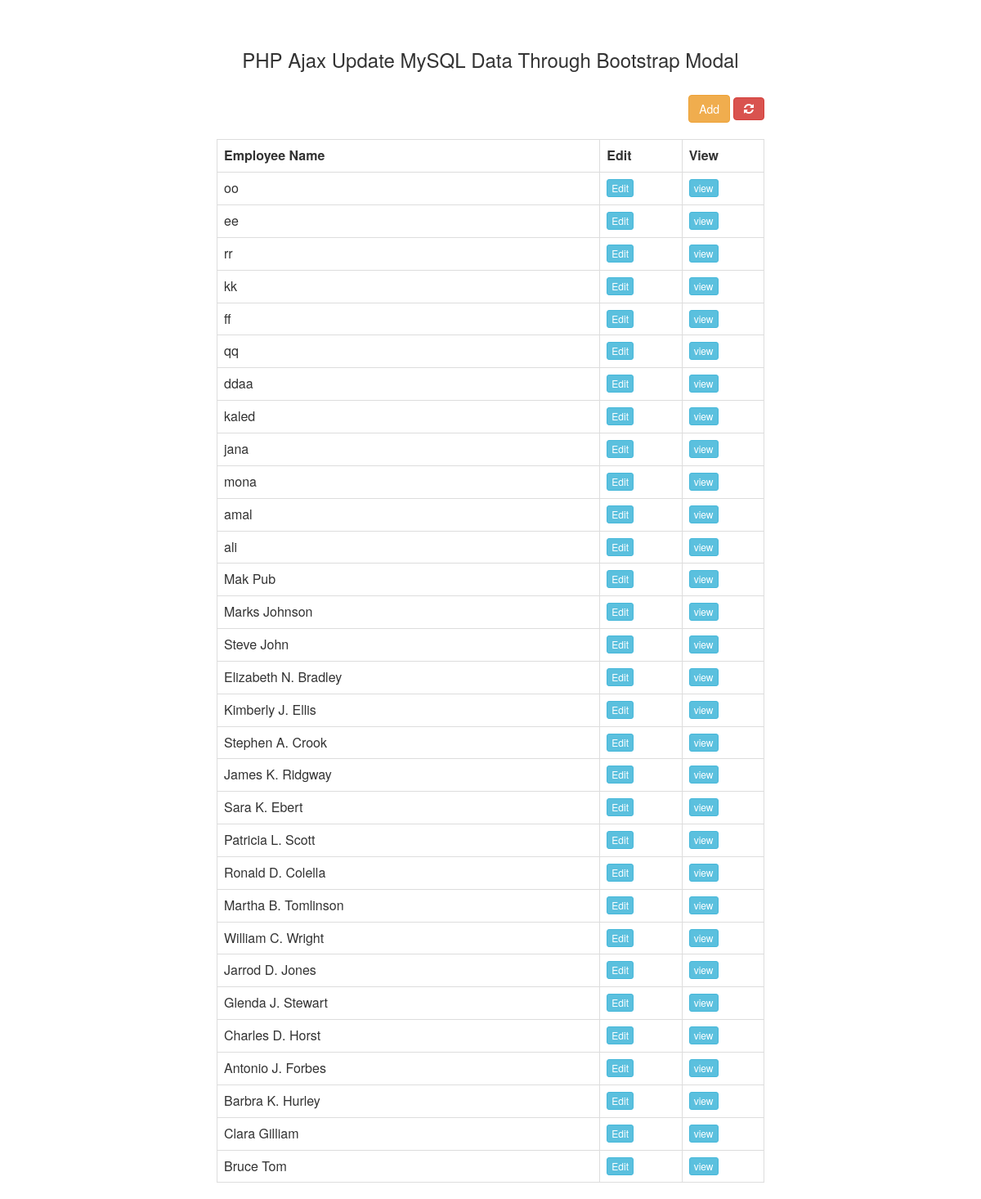
Page /code6/index.php on the committed database.
### tables this page shows
CREATE TABLE `tbl_employee` (
  `id` int(11) NOT NULL,
  `name` varchar(50) NOT NULL,
  `address` text NOT NULL,
  `gender` varchar(10) NOT NULL,
  `designation` varchar(100) NOT NULL,
  `age` int(11) NOT NULL,
  `image` varchar(100) NOT NULL
);

### code6/index.php (the view, shortened to what this page needs)
<?php
  include '../connect.php';
  $fetchStmt = $con-> prepare("SELECT * FROM tbl_employee ORDER BY id DESC");
  $fetchStmt-> execute();
  $info = $fetchStmt-> fetchAll();
?>
<html>
      <head>
           <link rel="stylesheet" href="https://maxcdn.bootstrapcdn.com/bootstrap/3.3.6/css/bootstrap.min.css" />
           <link href="https://maxcdn.bootstrapcdn.com/font-awesome/4.7.0/css/font-awesome.min.css" rel="stylesheet">
      </head>
      <body>
           <br /><br />
           <div class="container" style="width:700px;">
                <h3 align="center">PHP Ajax Update MySQL Data Through Bootstrap Modal</h3>
                <br />
                <div class="table-responsive">
                     <div align="right">
                          <button type="button" name="add" id="add" data-toggle="modal" data-target="#add_data_Modal" class="btn btn-warning">Add</button>
                          <button class="btn btn-danger" onclick="window.location.reload()"><i class="fa fa-refresh" aria-hidden="true"></i></button>
                     </div>
                     <br />
                     <div id="employee_table">
                          <table class="table table-bordered">
                               <tr>
                                    <th width="70%">Employee Name</th>
                                    <th width="15%">Edit</th>
                                    <th width="15%">View</th>
                               </tr>
                               <?php
                               foreach($info as $the_info) { ?>
                                  <tr>
                                    <td><?php echo $the_info["name"]; ?></td>
                                    <td><input type="button" name="edit" value="Edit" id="<?php echo $the_info["id"]; ?>" class="btn btn-info btn-xs edit_data" /></td>
                                    <td><input type="button" name="view" value="view" id="<?php echo $the_info["id"]; ?>" class="btn btn-info btn-xs view_data" /></td>
                               </tr>
                               <?php
                             }
                             ?>
                          </table>
                     </div>
                </div>
           </div>
      </body>
 </html>

### rows in the picture
tbl_employee: name "oo"
tbl_employee: name "ee"
tbl_employee: name "rr"
tbl_employee: name "kk"
tbl_employee: name "ff"
tbl_employee: name "qq"
tbl_employee: name "ddaa"
tbl_employee: name "kaled"
tbl_employee: name "jana"
tbl_employee: name "mona"
tbl_employee: name "amal"
tbl_employee: name "ali"
tbl_employee: name "Mak Pub"
tbl_employee: name "Marks Johnson"
tbl_employee: name "Steve John"
tbl_employee: name "Elizabeth N. Bradley"
tbl_employee: name "Kimberly J. Ellis"
tbl_employee: name "Stephen A. Crook"
tbl_employee: name "James K. Ridgway"
tbl_employee: name "Sara K. Ebert"
tbl_employee: name "Patricia L. Scott"
tbl_employee: name "Ronald D. Colella"
tbl_employee: name "Martha B. Tomlinson"
tbl_employee: name "William C. Wright"
tbl_employee: name "Jarrod D. Jones"
tbl_employee: name "Glenda J. Stewart"
tbl_employee: name "Charles D. Horst"
tbl_employee: name "Antonio J. Forbes"
tbl_employee: name "Barbra K. Hurley"
tbl_employee: name "Clara Gilliam"
tbl_employee: name "Bruce Tom"
